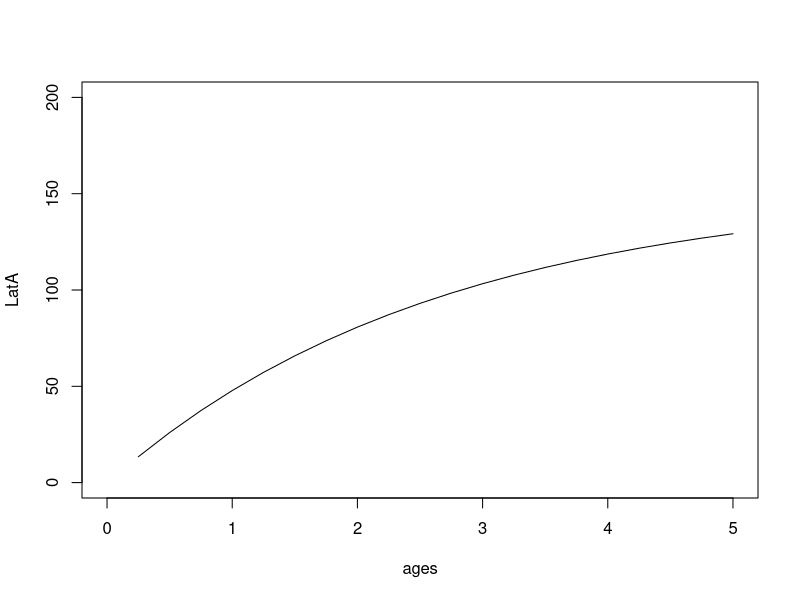
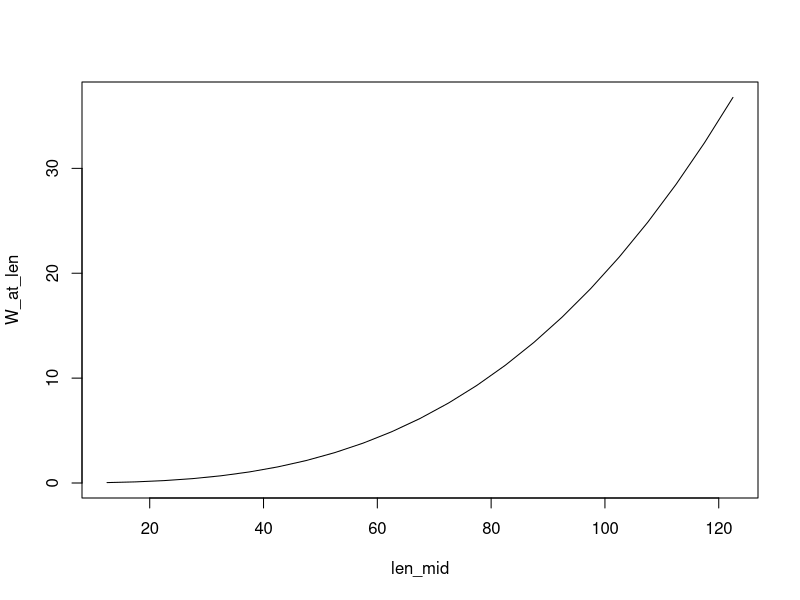
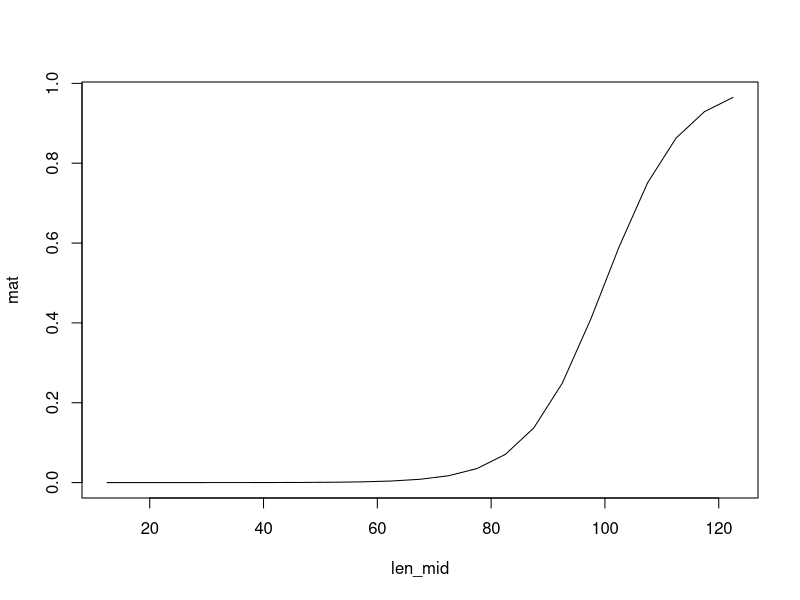
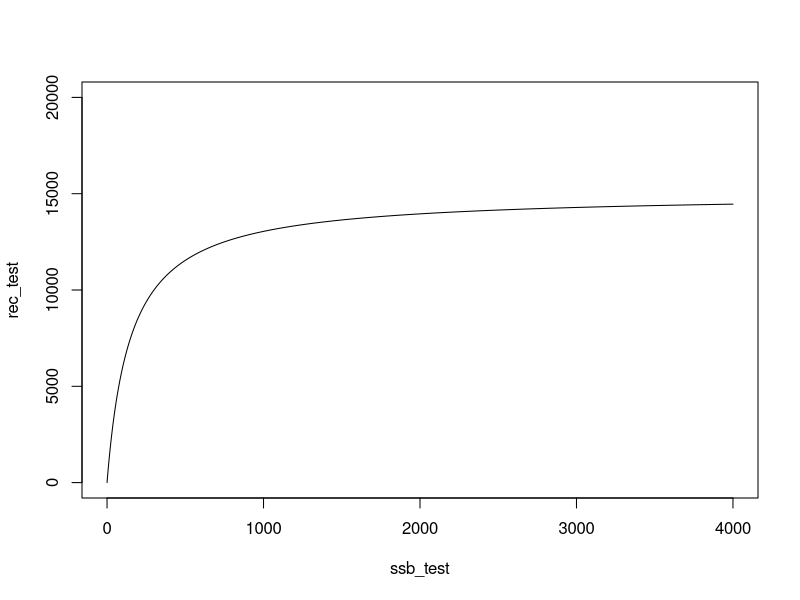

Here is the R script that generated these plots, in order:
#
# operating model M5: Tuna, Asymptotic, Length-dependent
#-----------------------------------------------------
#---------------------------------------------------

# define functions
VB_func<-function(Linf,k,t0,age)
{
  Lt = Linf*(1-exp(-k*(age-t0))) 
  return(Lt)
}

mat_func<-function(L50,L95,length)
{
  b1=log(0.95/0.05)/(L95-L50)
  bo = -L50*b1
  logit_pt =  bo+b1*length
  matp= exp(logit_pt)/(1+exp(logit_pt))
  return(matp)
}

#---------------------------------------------------------------------------------
# define biological and fishing variables
nyear<-100 # number of years
rec.age<-0.25 # the age of recruitment to fishery (one quater)
first.year<-2020 # the first year of projection

# biological variables
max_age<-5 # number of ages

ages<-seq(rec.age,max_age,0.25) # list of ages in the simulation
years<-c(first.year:(first.year+nyear-1)) # list of years in the simulation

nage=length(ages)

len_mid<-seq(12.5,122.5,5)
len_border<-seq(10,125,5)
len_border[1]=-Inf
len_border[length(len_border)]=Inf
nlen<-length(len_mid)
len_lower=len_border[1:nlen]
len_upper=len_border[2:(nlen+1)]

M=0.2 # quaterly natural mortality
init_Z=0.1 # initial total mortality lead to equilibrium age structure

vbk=0.38
Linf=152
t0=1/Linf

LatA=VB_func(Linf,vbk,t0,ages)
plot(ages,LatA,type="l",ylim=c(0,200),xlim=c(0,5))

# weigth at length
a=2e-5; b=3
W_at_len = a*(len_mid^b)
plot(len_mid,W_at_len,type="l")

# maturation at length
mat_L50=100; mat_L95=120
mat=mat_func(mat_L50,mat_L95,len_mid)

plot(len_mid,mat,type="l")

cv_L=0.2 # the coefficient of variance in length at age at the beginning year
cv_inc=0.3 # the coefficient of variance in growth increment

std_logR=0.5 # standard deviation of recruitment
std_logN0=0.3 # standar deviation of initial number at age

# SR relationship (BH model) aS/(b+S)
alpha=15000
beta=150

ssb_test=seq(0,4000,1)
rec_test=alpha*ssb_test/(beta+ssb_test)

plot(ssb_test,rec_test,ylim=c(0,20000),type="l")

# growth transition matrix
Gij=matrix(NA,nrow=nlen,ncol=nlen) # probability from length bin j to lengh bin i.
for(j in 1:nlen){
  
  # ml_inc = (1-exp(-vbk*0.25))*(Linf-len_mid[j]) # expected growth increment based on VB model (quarterly growth)
  
  # decreasing logistic function
  delta_max=(1-exp(-vbk))*Linf # maximum expected size increment
  l50 = 0.5 * Linf # initial size having 50% maximum size increment
  l95 = 0.05 * Linf # initial size having 95% maximum size increment
  ml_inc = 0.25*delta_max / (1 + exp(-log(19)*(len_mid[j]-l50)/(l95-l50)))
  
  sl_inc = ml_inc*cv_inc # variability of growth increment
  
  for(i in 1:nlen){
    if(i<j){
      Gij[i,j]=0
    }
    if(i==j){
      Gij[i,j]=pnorm((len_upper[i]-len_mid[j]),ml_inc,sl_inc)
    }
    if(i>j){
      Gij[i,j]= pnorm((len_upper[i]-len_mid[j]),ml_inc,sl_inc)-pnorm((len_lower[i]-len_mid[j]),ml_inc,sl_inc)
    }
  }
}
colSums(Gij)

# survey variables

std_SN=0.1 # survey measurement error

q_surv_L50=30 # survey catchability at length
q_surv_L95=50
q_surv=mat_func(q_surv_L50,q_surv_L95,len_mid)

# fishing variable

sel_L50=30 # fishing selectivity at length
sel_L95=35
sel=mat_func(sel_L50,sel_L95,len_mid)

# sel=rep(1,length(len_mid))

#-------------------------------------------------------------------------------------------------
# start the simulation
setwd("E:\\simulation study\\operating models\\M5")

for(iter in 4:100){
  
  # to mimic continuous recruitment, tuna population dynamics is modelled as quater time step
  nstep=nyear*4
  
  # recruitment
  Rec<-rep(NA,nstep)
  R_init=10000 # initial number of recruitment(unit in '000)
  set.seed(iter)
  dev_logR = arima.sim(list(order=c(1,0,0), ar=0.1), n=nstep)*std_logR # std of rec is 0.2
  for(i in 1:nstep){
    Rec[i]<-exp(log(R_init)+dev_logR[i])
  }
  
  # mortality
  Z_at_len<-matrix(NA,nrow=nstep,ncol=nlen) # total mortality at length
  F_at_len<-matrix(NA,nrow=nstep,ncol=nlen) # fishing mortality at length
  M_at_len<-matrix(M,nrow=nstep,ncol=nlen) # natural mortality at length
  set.seed(iter)
  F_yr<-0.2*exp(arima.sim(list(order=c(1,0,0), ar=0.75), n=nstep)*0.2) # quarterly fishing mortality
  for(i in 1:nstep){
    F_at_len[i,]<-F_yr[i]*sel
    Z_at_len[i,]<-F_at_len[i,]+M_at_len[i,]
  }
  
  N_at_age<-matrix(NA,nrow=nstep,ncol=nage) # abundance at age
  N_at_len<-matrix(NA,nrow=nstep,ncol=nlen) # abundance at length
  
  # first year age structure
  set.seed(iter)
  N0_at_age = rep(NA,nage)
  dev_logN0 = rnorm((nage-1),0,std_logN0) # std of N0 is 0.3
  N0_at_age[1]<-Rec[1]
  for(i in 2:nage){
    N0_at_age[i]=N0_at_age[i-1]*exp(-init_Z+dev_logN0[i-1])
  }
  
  # three-dimensional cohort dynamics
  nla_list=list()
  bla_list=list()
  sbla_list=list()
  cnla_list=list()
  cbla_list=list()
  
  nla=matrix(NA,nrow=nlen,ncol=nage) # number of length at age
  bla=matrix(NA,nrow=nlen,ncol=nage) # biomass of length at age
  sbla=matrix(NA,nrow=nlen,ncol=nage) # spawning biomass of length at age
  cnla=matrix(NA,nrow=nlen,ncol=nage) # catch number of length at age
  cbla=matrix(NA,nrow=nlen,ncol=nage) # catch biomass of length at age
  
  SSB=rep(NA,nstep)
  TN=rep(NA,nstep)
  TB=rep(NA,nstep)
  CN=rep(NA,nstep)
  CB=rep(NA,nstep)
  
  pla=matrix(NA,nrow=nlen,ncol=nage) # probability of length at age
  ml=VB_func(Linf,vbk,t0,ages)
  sl=cv_L*ml
  for(i in 1:nlen){
    pla[i,]=pnorm(len_border[i+1],ml,sl)-pnorm(len_border[i],ml,sl)
  }
  
  for(i in 1:nage){
    nla[,i]=N0_at_age[i]*pla[,i]
    bla[,i]=nla[,i]*W_at_len
    sbla[,i]=bla[,i]*mat
    cnla[,i]=nla[,i]*(1-exp(-Z_at_len[1,]))*(F_at_len[1,]/Z_at_len[1,])
    cbla[,i]=cnla[,i]*W_at_len
  }
  
  nla_list[[1]]=nla
  bla_list[[1]]=bla
  sbla_list[[1]]=sbla
  cnla_list[[1]]=cnla
  cbla_list[[1]]=cbla
  
  TN[1]=sum(nla)
  TB[1]=sum(bla)
  SSB[1]=sum(sbla)
  CN[1]=sum(cnla)
  CB[1]=sum(cbla)
  
  for(i in 2:nstep)
  {
    # recruitment process
    logR=log(alpha*SSB[i-1]/(beta + SSB[i-1])) # BH model
    Rec[i]<-exp(logR+dev_logR[i]) # add autocorrelated error
    nla[,1]=Rec[i]*pla[,1]
    bla[,1]=nla[,1]*W_at_len
    sbla[,1]=bla[,1]*mat
    cnla[,1]=nla[,1]*(1-exp(-Z_at_len[i,]))*(F_at_len[i,]/Z_at_len[i,])
    cbla[,1]=cnla[,1]*W_at_len
    
    for(j in 2:(nage-1))
    {
      # survival process
      nla_survival=nla_list[[i-1]][,j-1]*exp(-Z_at_len[i-1,])
      
      # growth process
      nla[,j]=Gij %*% nla_survival
      bla[,j]=nla[,j]*W_at_len
      sbla[,j]=bla[,j]*mat
      cnla[,j]=nla[,j]*(1-exp(-Z_at_len[i,]))*(F_at_len[i,]/Z_at_len[i,])
      cbla[,j]=cnla[,j]*W_at_len
    }
    # plus group
    # survival process
    nla_survival=nla_list[[i-1]][,nage-1]*exp(-Z_at_len[i-1,]) + nla_list[[i-1]][,nage]*exp(-Z_at_len[i-1,])
    # growth process
    nla[,nage]=Gij %*% nla_survival
    bla[,nage]=nla[,nage]*W_at_len
    sbla[,nage]=bla[,nage]*mat
    cnla[,nage]=nla[,nage]*(1-exp(-Z_at_len[i,]))*(F_at_len[i,]/Z_at_len[i,])
    cbla[,nage]=cnla[,nage]*W_at_len
    
    nla_list[[i]]=nla
    bla_list[[i]]=bla
    sbla_list[[i]]=sbla
    cnla_list[[i]]=cnla
    cbla_list[[i]]=cbla
    
    TN[i]=sum(nla)
    TB[i]=sum(bla)
    SSB[i]=sum(sbla)
    CN[i]=sum(cnla)
    CB[i]=sum(cbla)
  }
  
  # derive two-dimensional number, biomass and catch at length and age
  N_at_age<-matrix(NA,nrow=nstep,ncol=nage) # number at age
  N_at_len<-matrix(NA,nrow=nstep,ncol=nlen) # number at length
  B_at_age<-matrix(NA,nrow=nstep,ncol=nage) # biomass at age
  B_at_len<-matrix(NA,nrow=nstep,ncol=nlen) # biomass at length
  SB_at_age<-matrix(NA,nrow=nstep,ncol=nage) # spawning biomass at age
  SB_at_len<-matrix(NA,nrow=nstep,ncol=nlen) # spawning biomass at length
  CN_at_age<-matrix(NA,nrow=nstep,ncol=nage) # catch number at age
  CN_at_len<-matrix(NA,nrow=nstep,ncol=nlen) # catch number at length
  CB_at_age<-matrix(NA,nrow=nstep,ncol=nage) # catch biomass at age
  CB_at_len<-matrix(NA,nrow=nstep,ncol=nlen) # catch biomass at length
  
  for(i in 1:nstep){
    N_at_age[i,]<-colSums(nla_list[[i]])
    N_at_len[i,]<-rowSums(nla_list[[i]])
    B_at_age[i,]<-colSums(bla_list[[i]])
    B_at_len[i,]<-rowSums(bla_list[[i]])
    SB_at_age[i,]<-colSums(sbla_list[[i]])
    SB_at_len[i,]<-rowSums(sbla_list[[i]])
    CN_at_age[i,]<-colSums(cnla_list[[i]])
    CN_at_len[i,]<-rowSums(cnla_list[[i]])
    CB_at_age[i,]<-colSums(cbla_list[[i]])
    CB_at_len[i,]<-rowSums(cbla_list[[i]])
  }
  
  # derive one dimensional number, biomass and catch
  TN<-rep(NA,nstep)
  TB<-rep(NA,nstep)
  SSB<-rep(NA,nstep)
  CN<-rep(NA,nstep)
  CB<-rep(NA,nstep)
  
  for(i in 1:nstep){
    TN[i]<-sum(N_at_len[i,])
    TB[i]<-sum(B_at_len[i,])
    SSB[i]<-sum(SB_at_len[i,])
    CN[i]<-sum(CN_at_len[i,])
    CB[i]<-sum(CB_at_len[i,])
  }
  
  # derive age-based mortality
  Z_at_age<-matrix(NA,nrow=nstep-1,ncol=nage-1)
  F_at_age<-matrix(NA,nrow=nstep-1,ncol=nage-1)
  M_at_age<-matrix(NA,nrow=nstep-1,ncol=nage-1)
  
  for(i in 1:(nstep-1)){
    for(j in 1:(nage-1)){
      Z_at_age[i,j]=log(N_at_age[i,j])-log(N_at_age[i+1,j+1])
      #F_at_age[i,j]=log(N_at_age[i,j]) - log(N_at_age[i,j]-CN_at_age[i,j])
      F_at_age[i,j]=(CN_at_age[i,j]*Z_at_age[i,j])/(N_at_age[i,j]*(1-exp(-Z_at_age[i,j])))
      M_at_age[i,j]=Z_at_age[i,j]-F_at_age[i,j]
    }
  }
  
  # calculate research vessel survey index
  rvnla_list=list()
  rvbla_list=list()
  rvnla=matrix(NA,nrow=nlen,ncol=nage) # number of length at age
  rvbla=matrix(NA,nrow=nlen,ncol=nage) # biomass of length at age
  RVN_at_age=matrix(NA,nrow=nstep,ncol=nage)
  RVN_at_len=matrix(NA,nrow=nstep,ncol=nlen)
  RVB_at_age=matrix(NA,nrow=nstep,ncol=nage)
  RVB_at_len=matrix(NA,nrow=nstep,ncol=nlen)
  
  set.seed(iter)
  surv_error<-rnorm(nstep,0,std_SN)
  for(i in 1:nstep){
    temp=nla_list[[i]]
    for(j in 1:nage){
      rvnla[,j]=temp[,j]*q_surv*exp(surv_error[i])
      rvbla[,j]=rvnla[,j]*W_at_len
    }
    rvnla_list[[i]]=rvnla
    rvbla_list[[i]]=rvbla
    
    RVN_at_age[i,]<-colSums(rvnla_list[[i]])
    RVN_at_len[i,]<-rowSums(rvnla_list[[i]])
    RVB_at_age[i,]<-colSums(rvbla_list[[i]])
    RVB_at_len[i,]<-rowSums(rvbla_list[[i]])
  }
  
  for(i in 1:nstep)
  {
    for(j in 1:nlen)
    {
      if(RVN_at_len[i,j]<1e-6){RVN_at_len[i,j]=1e-6}
    }
  }
  
  RVN=rowSums(RVN_at_len)
  RVB=rowSums(RVB_at_len)
  
  sim.data=list(
    SN_at_len = RVN_at_len[381:400,],
    q_surv = q_surv,
    len_mid = len_mid,
    nstep=(nyear-95)*4,
    nage=nage,
    nlen=nlen,
    ages=seq(0.25,5,0.25),
    weight=matrix(rep(W_at_len,(nyear-95)*4),nrow=nlen,ncol=(nyear-95)*4),
    mat=matrix(rep(mat,(nyear-95)*4),nrow=nlen,ncol=(nyear-95)*4),
    
    sel = sel,
    F_at_len = F_at_len[381:400,],
    F_at_age = F_at_age[381:399,],
    M_at_len = M_at_len[381:400,],
    M_at_age = M_at_age[381:399,],
    N_at_len = N_at_len[381:400,],
    N_at_age = N_at_age[381:400,],
    B_at_len = B_at_len[381:400,],
    B_at_age = B_at_age[381:400,],
    SB_at_len = SB_at_len[381:400,],
    SB_at_age = SB_at_age[381:400,],
    CN_at_len = CN_at_len[381:400,],
    CN_at_age = CN_at_age[381:400,],
    CB_at_len = CB_at_len[381:400,],
    CB_at_age = CB_at_age[381:400,],
    RVN_at_len = RVN_at_len[381:400,],
    RVN_at_age = RVN_at_age[381:400,],
    RVB_at_len = RVB_at_len[381:400,],
    RVB_at_age = RVB_at_age[381:400,],
    Rec = N_at_age[381:400,1],
    TN = TN[381:400],
    TB = TB[381:400],
    CN = CN[381:400],
    CB = CB[381:400],
    SSB = SSB[381:400]
  )
  
  save(sim.data,file=paste0("sim_rep",iter))
}
